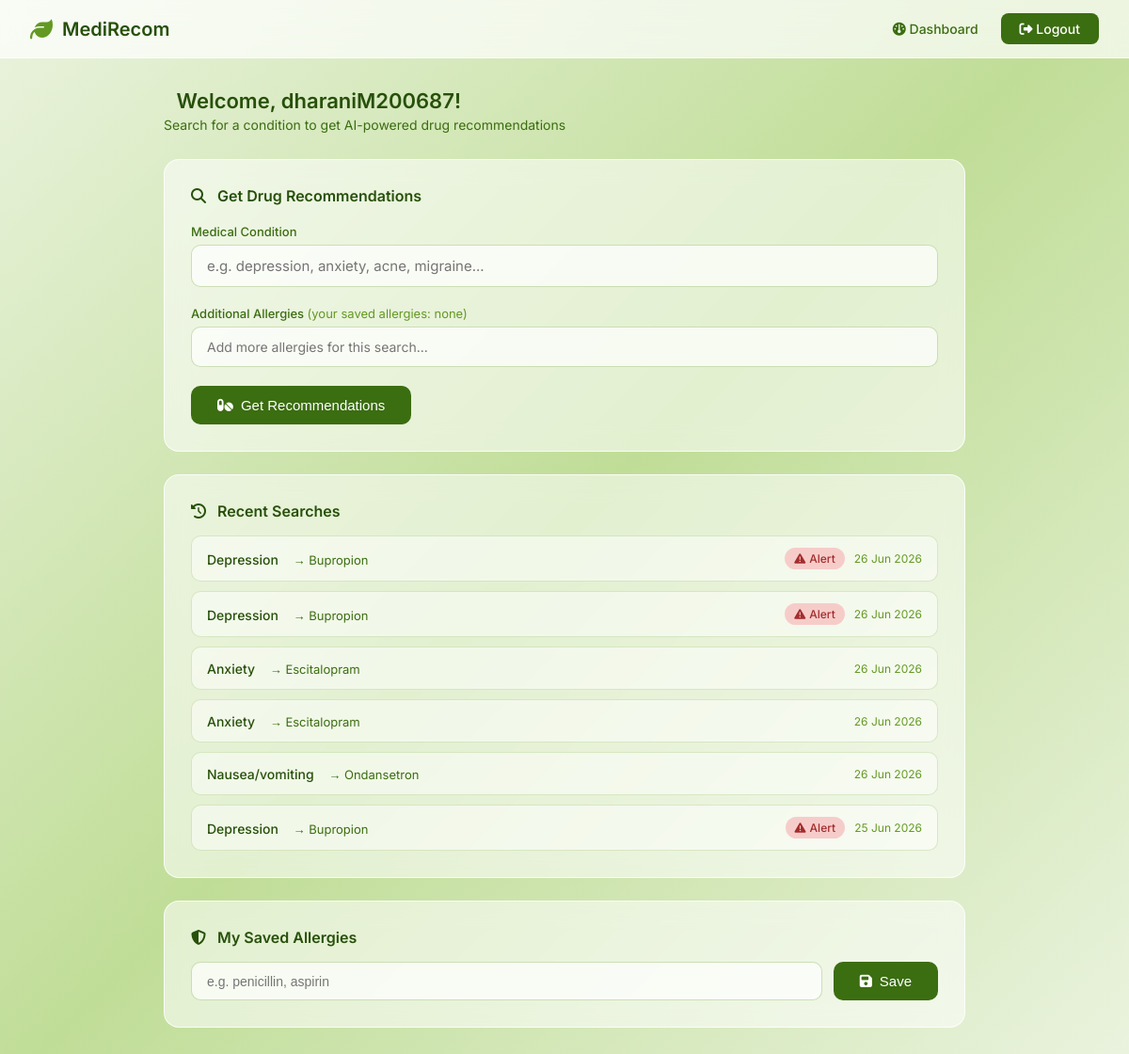
The app's page /dashboard (signed in) with its own data.
### database/db.py (models this page shows, shortened)
class User(UserMixin, db.Model):
    __tablename__ = 'users'
    id         = db.Column(db.Integer, primary_key=True)
    username   = db.Column(db.String(80),  unique=True, nullable=False)
    email      = db.Column(db.String(120), unique=True, nullable=False)
    password   = db.Column(db.String(200), nullable=False)  # stored as hash
    allergies  = db.Column(db.String(500), default="")      # comma-separated
    created_at = db.Column(db.DateTime,    default=datetime.utcnow)
    predictions = db.relationship('Prediction', backref='user', lazy=True)

class Prediction(db.Model):
    __tablename__ = 'predictions'
    id           = db.Column(db.Integer, primary_key=True)
    user_id      = db.Column(db.Integer, db.ForeignKey('users.id'), nullable=False)
    condition    = db.Column(db.String(200), nullable=False)
    top_drug     = db.Column(db.String(200), nullable=False)
    result_json  = db.Column(db.Text,        nullable=False)  # full result as JSON
    had_alerts   = db.Column(db.Boolean,     default=False)
    created_at   = db.Column(db.DateTime,    default=datetime.utcnow)

### app.py (the view)
@app.route('/dashboard')
@login_required
def dashboard():
    history = Prediction.query.filter_by(user_id=current_user.id)\
                              .order_by(Prediction.created_at.desc())\
                              .limit(10).all()
    return render_template('dashboard.html', user=current_user, history=history)

### app.py (called while the page is built)
@login_manager.user_loader
def load_user(user_id):
    return User.query.get(int(user_id))

### templates/dashboard.html (shortened to what this page needs)
{% extends "base.html" %}
{% block content %}
<div class="container">
  <div class="fade-in" style="margin-bottom:28px;">
    <h1 style="font-size:22px; font-weight:600; color:#27500A;">
      Welcome, {{ user.username }}!
    </h1>
    <p style="font-size:14px; color:#3B6D11; margin-top:4px;">
      Search for a condition to get AI-powered drug recommendations
    </p>
  </div>
  <div class="glass fade-in" style="padding:28px; margin-bottom:24px;">
    <h2 style="font-size:16px; font-weight:600; color:#27500A; margin-bottom:20px;">
      <i class="fa-solid fa-magnifying-glass" style="margin-right:8px;"></i>
      Get Drug Recommendations
    </h2>
    <div class="form-group">
      <label>Medical Condition</label>
      <input type="text" id="conditionInput"
             placeholder="e.g. depression, anxiety, acne, migraine..."
             style="font-size:15px;" />
    </div>
    <div class="form-group">
      <label>
        Additional Allergies
        <span style="font-weight:400; color:#639922;">
          (your saved allergies: {{ user.allergies or 'none' }})
        </span>
      </label>
      <input type="text" id="allergyInput"
             placeholder="Add more allergies for this search..." />
    </div>
    <button class="btn-primary" onclick="getRecommendations()" id="searchBtn">
      <i class="fa-solid fa-pills"></i> Get Recommendations
    </button>
  </div>
  {% if history %}
  <div class="glass fade-in" style="padding:28px; margin-top:8px;">
    <h2 style="font-size:16px; font-weight:600; color:#27500A; margin-bottom:16px;">
      <i class="fa-solid fa-clock-rotate-left" style="margin-right:8px;"></i>
      Recent Searches
    </h2>
    <div style="display:flex; flex-direction:column; gap:10px;">
      {% for pred in history %}
      <div style="display:flex; align-items:center; justify-content:space-between;
                  padding:12px 16px; background:rgba(255,255,255,0.5);
                  border-radius:10px; border:1px solid rgba(99,153,34,0.2);">
        <div>
          <span style="font-weight:500; color:#27500A; font-size:14px;">
            {{ pred.condition | title }}
          </span>
          <span style="font-size:13px; color:#3B6D11; margin-left:12px;">
            → {{ pred.top_drug | title }}
          </span>
        </div>
        <div style="display:flex; align-items:center; gap:10px;">
          {% if pred.had_alerts %}
          <span class="badge badge-alert">
            <i class="fa-solid fa-triangle-exclamation"></i> Alert
          </span>
          {% endif %}
          <span style="font-size:12px; color:#639922;">
            {{ pred.created_at.strftime('%d %b %Y') }}
          </span>
        </div>
      </div>
      {% endfor %}
    </div>
  </div>
  {% endif %}
  <div class="glass fade-in" style="padding:28px; margin-top:24px;">
    <h2 style="font-size:16px; font-weight:600; color:#27500A; margin-bottom:16px;">
      <i class="fa-solid fa-shield-halved" style="margin-right:8px;"></i>
      My Saved Allergies
    </h2>
    <form method="POST" action="/update-allergies" style="display:flex; gap:12px;">
      <input type="text" name="allergies"
             value="{{ user.allergies }}"
             placeholder="e.g. penicillin, aspirin"
             style="flex:1; padding:10px 16px; border-radius:10px;
                    border:1px solid rgba(99,153,34,0.3);
                    background:rgba(255,255,255,0.7);
                    font-size:14px; outline:none;" />
      <button type="submit" class="btn-primary">
        <i class="fa-solid fa-floppy-disk"></i> Save
      </button>
    </form>
  </div>
</div>
{% endblock %}

### templates/base.html (shortened to what this page needs)
<!DOCTYPE html>
<html lang="en">
<head>
  <link rel="stylesheet" href="https://cdnjs.cloudflare.com/ajax/libs/font-awesome/6.4.0/css/all.min.css"/>
</head>
<body>
  <nav class="navbar">
    <a href="/" class="logo">
      <i class="fa-solid fa-leaf"></i>
      MediRecom
    </a>
    <div class="nav-links">
      {% if current_user.is_authenticated %}
        <a href="/dashboard"><i class="fa-solid fa-gauge"></i> Dashboard</a>
        <a href="/logout" class="nav-btn"><i class="fa-solid fa-right-from-bracket"></i> Logout</a>
      {% else %}
        <a href="/login">Login</a>
        <a href="/register" class="nav-btn">Sign Up</a>
      {% endif %}
    </div>
  </nav>
  {% block content %}{% endblock %}
</body>
</html>

### templates/base.html (style rules this page uses)
* { margin: 0; padding: 0; box-sizing: border-box; }
:root { --green-dark : #27500A; --green-mid : #3B6D11; --green-light : #639922; --green-pale : #C0DD97; --green-bg : #EAF3DE; --white : #ffffff; --glass-bg : rgba(255, 255, 255, 0.55); --glass-border: rgba(255, 255, 255, 0.8); --red-light : #F7C1C1; --red-dark : #A32D2D; --shadow : 0 8px 32px rgba(59, 109, 17, 0.15); }
body { font-family: 'Inter', sans-serif; background: linear-gradient(135deg, #EAF3DE 0%, #C0DD97 50%, #EAF3DE 100%); background-attachment: fixed; min-height: 100vh; color: var(--green-dark); }
.glass { background: var(--glass-bg); border: 1px solid var(--glass-border); border-radius: 16px; backdrop-filter: blur(12px); -webkit-backdrop-filter: blur(12px); }
.navbar { position: sticky; top: 0; z-index: 100; display: flex; align-items: center; justify-content: space-between; padding: 14px 32px; background: rgba(255,255,255,0.7); border-bottom: 1px solid var(--glass-border); backdrop-filter: blur(12px); }
.navbar .logo { display: flex; align-items: center; gap: 10px; font-size: 20px; font-weight: 600; color: var(--green-dark); text-decoration: none; }
.navbar .logo i { color: var(--green-light); font-size: 24px; }
.nav-links { display: flex; align-items: center; gap: 24px; }
.nav-links a { text-decoration: none; color: var(--green-mid); font-size: 14px; font-weight: 500; transition: color 0.2s; }
.nav-btn { padding: 8px 20px; background: var(--green-mid); color: white !important; border-radius: 8px; font-size: 14px; font-weight: 500; text-decoration: none; transition: background 0.2s; }
.container { max-width: 900px; margin: 0 auto; padding: 32px 24px; }
.btn-primary { display: inline-flex; align-items: center; gap: 8px; padding: 12px 28px; background: var(--green-mid); color: white; border: none; border-radius: 10px; font-size: 15px; font-weight: 500; cursor: pointer; transition: all 0.2s; text-decoration: none; }
.form-group { margin-bottom: 20px; }
.form-group label { display: block; font-size: 13px; font-weight: 500; color: var(--green-mid); margin-bottom: 6px; }
.form-group input, .form-group select, .form-group textarea { width: 100%; padding: 12px 16px; background: rgba(255,255,255,0.7); border: 1px solid rgba(99, 153, 34, 0.3); border-radius: 10px; font-size: 14px; color: var(--green-dark); font-family: 'Inter', sans-serif; transition: border 0.2s; outline: none; }
.badge { display: inline-flex; align-items: center; gap: 4px; padding: 4px 10px; border-radius: 20px; font-size: 12px; font-weight: 500; }
.badge-alert { background: rgba(247, 193, 193, 0.8); color: var(--red-dark); }
.fade-in { animation: fadeIn 0.4s ease forwards; }

### records on screen
User: username "dharaniM200687", allergies "none"
Prediction: condition "Depression", top_drug "Bupropion", had_alerts True (drawn), created_at "26 Jun 2026"
Prediction: condition "Depression", top_drug "Bupropion", had_alerts True (drawn), created_at "26 Jun 2026"
Prediction: condition "Anxiety", top_drug "Escitalopram", created_at "26 Jun 2026"
Prediction: condition "Anxiety", top_drug "Escitalopram", created_at "26 Jun 2026"
Prediction: condition "Nausea/vomiting", top_drug "Ondansetron", created_at "26 Jun 2026"
Prediction: condition "Depression", top_drug "Bupropion", had_alerts True (drawn), created_at "25 Jun 2026"
